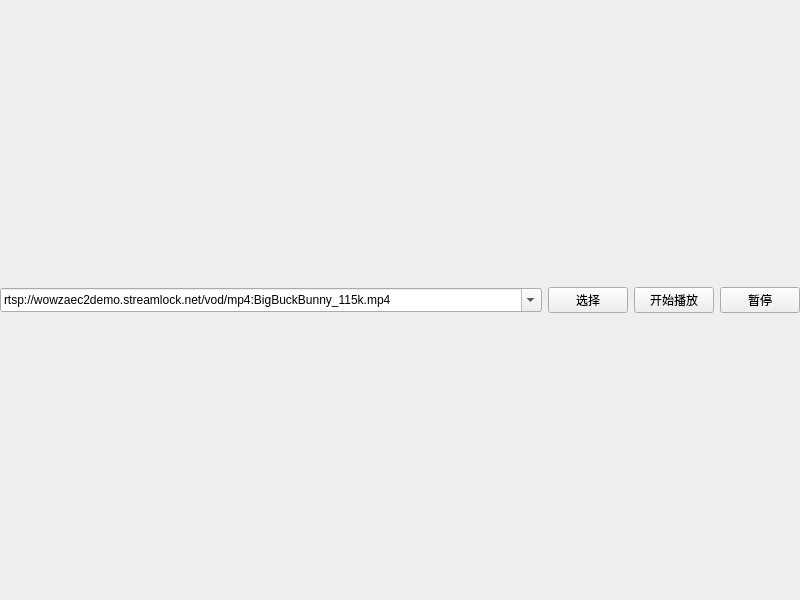
<?xml version="1.0" encoding="UTF-8"?>
<ui version="4.0">
 <class>Widget</class>
 <widget class="QWidget" name="Widget">
  <property name="geometry">
   <rect>
    <x>0</x>
    <y>0</y>
    <width>800</width>
    <height>600</height>
   </rect>
  </property>
  <property name="windowTitle">
   <string>Widget</string>
  </property>
  <layout class="QVBoxLayout" name="verticalLayout">
   <property name="leftMargin">
    <number>0</number>
   </property>
   <property name="topMargin">
    <number>0</number>
   </property>
   <property name="rightMargin">
    <number>0</number>
   </property>
   <property name="bottomMargin">
    <number>0</number>
   </property>
   <item>
    <layout class="QHBoxLayout" name="horizontalLayout">
     <item>
      <widget class="QComboBox" name="com_url">
       <property name="editable">
        <bool>true</bool>
       </property>
       <property name="insertPolicy">
        <enum>QComboBox::InsertAtBottom</enum>
       </property>
       <property name="sizeAdjustPolicy">
        <enum>QComboBox::AdjustToMinimumContentsLengthWithIcon</enum>
       </property>
       <property name="duplicatesEnabled">
        <bool>false</bool>
       </property>
       <item>
        <property name="text">
         <string>rtsp://wowzaec2demo.streamlock.net/vod/mp4:BigBuckBunny_115k.mp4</string>
        </property>
       </item>
       <item>
        <property name="text">
         <string>rtmp://ns8.indexforce.com/home/mystream</string>
        </property>
       </item>
       <item>
        <property name="text">
         <string>rtmp://58.200.131.2:1935/livetv/cctv1</string>
        </property>
       </item>
       <item>
        <property name="text">
         <string>http://vfx.mtime.cn/Video/2019/02/04/mp4/190204084208765161.mp4</string>
        </property>
       </item>
       <item>
        <property name="text">
         <string>http://playertest.longtailvideo.com/adaptive/bipbop/gear4/prog_index.m3u8</string>
        </property>
       </item>
       <item>
        <property name="text">
         <string>http://clips.vorwaerts-gmbh.de/big_buck_bunny.mp4</string>
        </property>
       </item>
       <item>
        <property name="text">
         <string>http://vjs.zencdn.net/v/oceans.mp4</string>
        </property>
       </item>
       <item>
        <property name="text">
         <string>https://media.w3.org/2010/05/sintel/trailer.mp4</string>
        </property>
       </item>
       <item>
        <property name="text">
         <string>https://sf1-hscdn-tos.pstatp.com/obj/media-fe/xgplayer_doc_video/flv/xgplayer-demo-360p.flv</string>
        </property>
       </item>
      </widget>
     </item>
     <item>
      <widget class="QPushButton" name="but_file">
       <property name="sizePolicy">
        <sizepolicy hsizetype="Fixed" vsizetype="Fixed">
         <horstretch>0</horstretch>
         <verstretch>0</verstretch>
        </sizepolicy>
       </property>
       <property name="text">
        <string>选择</string>
       </property>
      </widget>
     </item>
     <item>
      <widget class="QPushButton" name="but_open">
       <property name="sizePolicy">
        <sizepolicy hsizetype="Fixed" vsizetype="Fixed">
         <horstretch>0</horstretch>
         <verstretch>0</verstretch>
        </sizepolicy>
       </property>
       <property name="text">
        <string>开始播放</string>
       </property>
      </widget>
     </item>
     <item>
      <widget class="QPushButton" name="but_pause">
       <property name="sizePolicy">
        <sizepolicy hsizetype="Fixed" vsizetype="Fixed">
         <horstretch>0</horstretch>
         <verstretch>0</verstretch>
        </sizepolicy>
       </property>
       <property name="text">
        <string>暂停</string>
       </property>
      </widget>
     </item>
    </layout>
   </item>
  </layout>
 </widget>
 <resources/>
 <connections/>
</ui>
